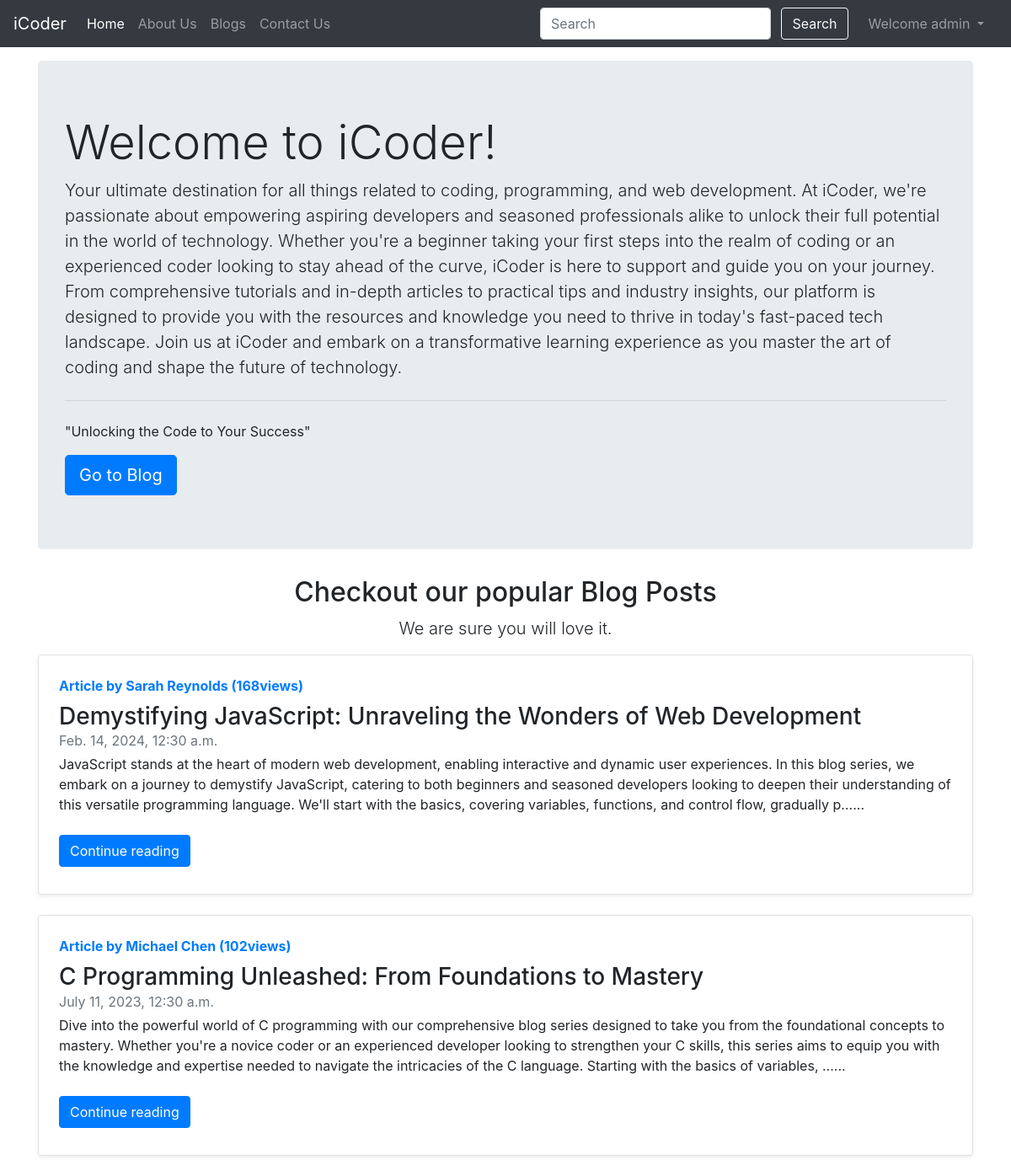
The app's page / (signed in) with its own data.
### blog/models.py (models this page shows, shortened)
class Post(models.Model):
    sno = models.AutoField(primary_key=True)
    title = models.CharField(max_length=250)
    author = models.CharField(max_length=100)
    content = models.TextField()
    slug = models.CharField(max_length=100)
    views = models.IntegerField(default=20)
    timeStamp = models.DateTimeField(blank=True)

### home/views.py (the view)
# urls.py: path('',views.home,name='home'),
def home(request):
    allPosts = Post.objects.all()
    context = {'allPosts':allPosts}
    return render(request,'home/home.html',context)

### templates/home/home.html (shortened to what this page needs)
{% extends "base.html" %}
{% block homeactive %} active{% endblock homeactive %}
{% block body %}
<div class="container my-3">
    <div class="jumbotron">
        <h1 class="display-4">Welcome to iCoder!</h1>
        <p class="lead">Your ultimate destination for all things related to coding, programming, and web development. At iCoder, we're passionate about empowering aspiring developers and seasoned professionals alike to unlock their full potential in the world of technology. Whether you're a beginner taking your first steps into the realm of coding or an experienced coder looking to stay ahead of the curve, iCoder is here to support and guide you on your journey. From comprehensive tutorials and in-depth articles to practical tips and industry insights, our platform is designed to provide you with the resources and knowledge you need to thrive in today's fast-paced tech landscape. Join us at iCoder and embark on a transformative learning experience as you master the art of coding and shape the future of technology.
        </p>
        <hr class="my-4">
        <p>"Unlocking the Code to Your Success"</p>
        <a class="btn btn-primary btn-lg" href="/blogs" role="button">Go to Blog</a>
    </div>
</div>
<div class="container my-3">
    <div class="text-center">
        <h2>Checkout our popular Blog Posts</h2>
        <p class="lead">We are sure you will love it.</p>
    </div>
    {% for post in allPosts  %}
    {% if post.views > 100 %}
    <div class="row no-gutters border rounded overflow-hidden flex-md-row mb-4 shadow-sm h-md-250 position-relative">
        <div class="col p-4 d-flex flex-column position-static">
            <strong class="d-inline-block mb-2 text-primary">Article by {{post.author}} ({{post.views}}views)</strong>
            <h3 class="mb-0">{{post.title}}</h3>
            <div class="mb-1 text-muted">{{post.timeStamp}}</div>
            <p class="card-text mb-auto"><div class="preview">{{post.content| safe | truncatechars:400}}...</div></p>
                <div class='my-2'>
            <a href="/blogs/{{post.slug}}" role="button" class="btn btn-primary">Continue reading</a>
        </div>
    </div>
    </div>
    {% endif %}
    {% endfor %}
</div>
{% endblock body %}

### templates/base.html (shortened to what this page needs)
<!doctype html>
<html lang="en">
<head>
  <link rel="stylesheet" href="https://cdn.jsdelivr.net/npm/bootstrap@4.6.2/dist/css/bootstrap.min.css"
>
</head>
<body>
  <nav class="navbar navbar-expand-lg navbar-dark bg-dark">
    <a class="navbar-brand" href="/">iCoder</a>
    <div class="collapse navbar-collapse" id="navbarSupportedContent">
      <ul class="navbar-nav mr-auto">
        <li class="nav-item {% block homeactive %}{% endblock homeactive %}">
          <a class="nav-link" href="/">Home <span class="sr-only">(current)</span></a>
        </li>
        <li class="nav-item {% block aboutactive %}{% endblock aboutactive %}">
          <a class="nav-link" href="/about">About Us</a>
        </li>
        <li class="nav-item {% block blogactive %}{% endblock blogactive %}">
          <a class="nav-link" href="/blogs">Blogs</a>
        </li>
        <li class="nav-item {% block contactactive %}{% endblock contactactive %}">
          <a class="nav-link" href="/contact">Contact Us</a>
        </li>
      </ul>
      <div class="ml-auto form-inline ">
      <form method="get" action="/search" class="my-2 my-lg-0">
        <input class="form-control mr-sm-2" type="search" placeholder="Search" aria-label="Search" name="query"
          id="query">
        <button class="btn btn-outline-light my-2 my-sm-0 mr-3" type="submit">Search</button>
      </form>
      {% if user.is_authenticated %}
      <ul class="navbar-nav mr-2">
        <li class="nav-item dropdown">
          <a class="nav-link dropdown-toggle" href="#" role="button" data-toggle="dropdown" aria-expanded="false">
           Welcome {{request.user}}
          </a>
        </li>
      </ul>
      {% endif %}
  </nav>
  {% block body %}{% endblock body %}
</body>
</html>

### records on screen
Post: author "Sarah Reynolds", views "168", title "Demystifying JavaScript: Unraveling the Wonders of Web Development", timeStamp "Feb. 14, 2024, 12:30 a.m.", content "JavaScript stands at the heart of modern web development, enabling interactive and dynamic user experiences. In this blog series, we embark on a journey to demystify JavaScript, catering to both beginners and seasoned developers looking to deepen their understanding of this versatile programming language. We'll start with the basics, covering variables, functions, and control flow, gradually p…"
Post: author "Michael Chen", views "102", title "C Programming Unleashed: From Foundations to Mastery", timeStamp "July 11, 2023, 12:30 a.m.", content "Dive into the powerful world of C programming with our comprehensive blog series designed to take you from the foundational concepts to mastery. Whether you're a novice coder or an experienced developer looking to strengthen your C skills, this series aims to equip you with the knowledge and expertise needed to navigate the intricacies of the C language. Starting with the basics of variables, …"

### other values on screen
{{ request.user }} "admin"
